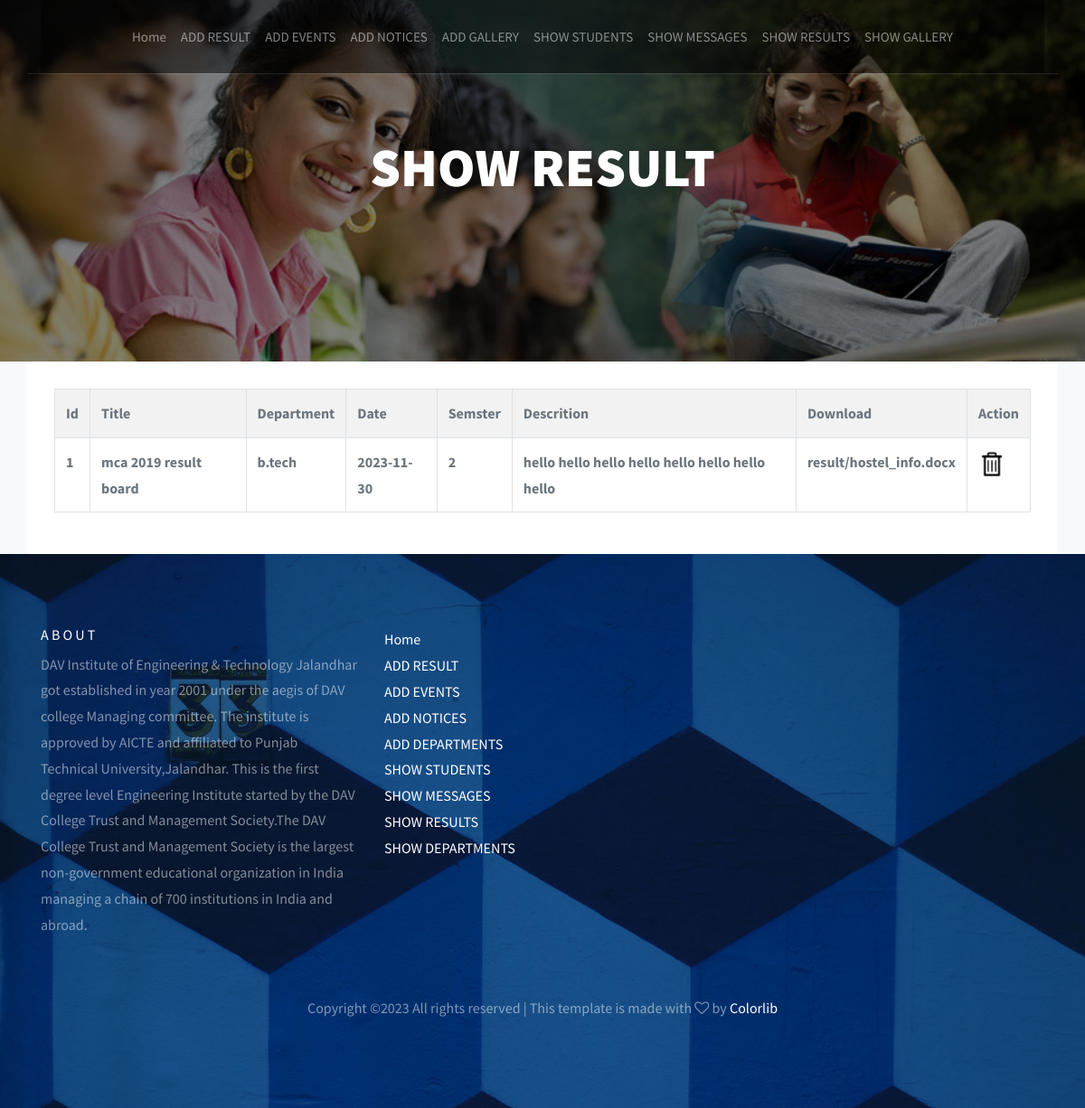
Page /showresult/ on the committed database.
### application/models.py (models this page shows, shortened)
class Newresult(models.Model):
	p_id = models.AutoField(primary_key=True)
	title=models.CharField(max_length=100)
	dept=models.CharField(max_length=100)
	date=models.CharField(max_length=100)
	sem=models.CharField(max_length=100)
	img= models.ImageField(upload_to = 'result/')
	desc1=models.TextField(max_length=500)

### application/views.py (the view)
# urls.py: path('showresult/', views.showresult),
def showresult(request):
	data=Newresult.objects.all()
	return render(request,"template/showresult.html",{"alldata":data})

### application/template/showresult.html
<!doctype html>
<html lang="en">
  <head>
    {% load static %}
    {% include 'template/head.html' %}
  </head>
  <body>
    {% include 'template/adminmenu.html' %}
 <section class="site-hero site-hero-innerpage overlay" style="background-image: url({% static 'my/notice.jpg' %}); min-height: 300px !important;">
      <div class="container">
        <div class="row align-items-center site-hero-inner justify-content-center" style="min-height: 300px !important;">
          <div class="col-md-8 text-center">
            <h1>SHOW Result</h1>
          </div>
        </div>
      </div>
    </section>
 <section class="site-section bg-light" style="padding: 0px !important;">
      <div class="container">
        <div class="row justify-content-center">
          <div class="col-md-12 box">
             <table width="100%" class="table table-striped table-bordered">
		<tr>
			<th>Id</th>
			<th>Title</th>
			<th>Department</th>
			<th>Date</th>
			<th>Semster</th>
			<th>Descrition</th>
			<th>Download</th>
			<th>Action</th>
		</tr>
		{% for single in alldata %}
		<tr>
			<th>{{ single.p_id }}</th>
			<th>{{ single.title }}</th>
			<th>{{ single.dept }}</th>
			<th>{{ single.date }}</th>
			<th>{{ single.sem }}</th>
			<th>{{ single.desc1 }}</th>
			<th>{{ single.img }}</th>
			<th><a href="{% url 'delete_feed' pk=single.p_id %}"><img src="{% static 'my/del.png' %}" height="30" width="30"></a></th>
		</tr>
		{% endfor %}
		</table>
          </div>
        </div>
      </div>
    </section>
     {% include 'template/adminfooter.html' %}
</body>
</html>

### application/static/css/style.css (style rules this page uses)
body { background: #fff; font-family: "Source Sans Pro", arial, sans-serif; font-weight: 400; font-size: 16px; line-height: 1.8; color: #6c757d; }
a { -webkit-transition: .3s all ease; -o-transition: .3s all ease; transition: .3s all ease; text-decoration: none; }
h1, h2, h3, h4, h5 { color: #000; font-family: "Source Sans Pro", arial, sans-serif; }
.site-hero { background-size: cover; background-position: center center; min-height: 750px; height: 100vh; }
.site-hero h1, .site-hero p { color: #fff; line-height: 1.5; }
.site-hero h1 { text-transform: uppercase; font-size: 60px; font-weight: 900; line-height: 1.2; margin-bottom: 30px; }
.site-hero > .container { position: relative; z-index: 2; }
.site-hero.overlay { position: relative; }
.site-hero.overlay:before { content: ""; background: rgba(0, 0, 0, 0.5); width: 100%; z-index: 1; position: absolute; top: 0; left: 0; right: 0; bottom: 0; }
.site-hero .site-hero-inner { min-height: 750px; height: 100vh; }
.box { padding: 30px; background: #fff; }
.site-hero-innerpage, .site-hero-innerpage .site-hero-inner { min-height: 550px; height: 50vh; }
.site-section { padding: 7em 0; }
.box { overflow: hidden; border-radius: 4px; display: block; }
.box img { border-top-left-radius: 4px; border-top-right-radius: 4px; -webkit-transition: .3s all ease; -o-transition: .3s all ease; transition: .3s all ease; }

### rows in the picture
Newresult: p_id "1", title "mca 2019 result board", dept "b.tech", date "2023-11-30", sem "2", desc1 "hello hello hello hello hello hello hello hello", img "result/hostel_info.docx"
